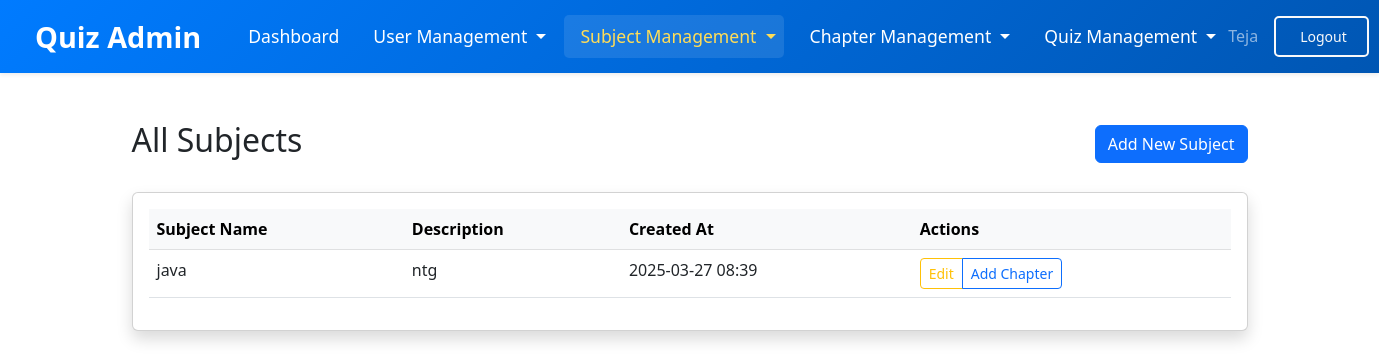
The page /admin/subjects (signed in) on the database as committed earlier.
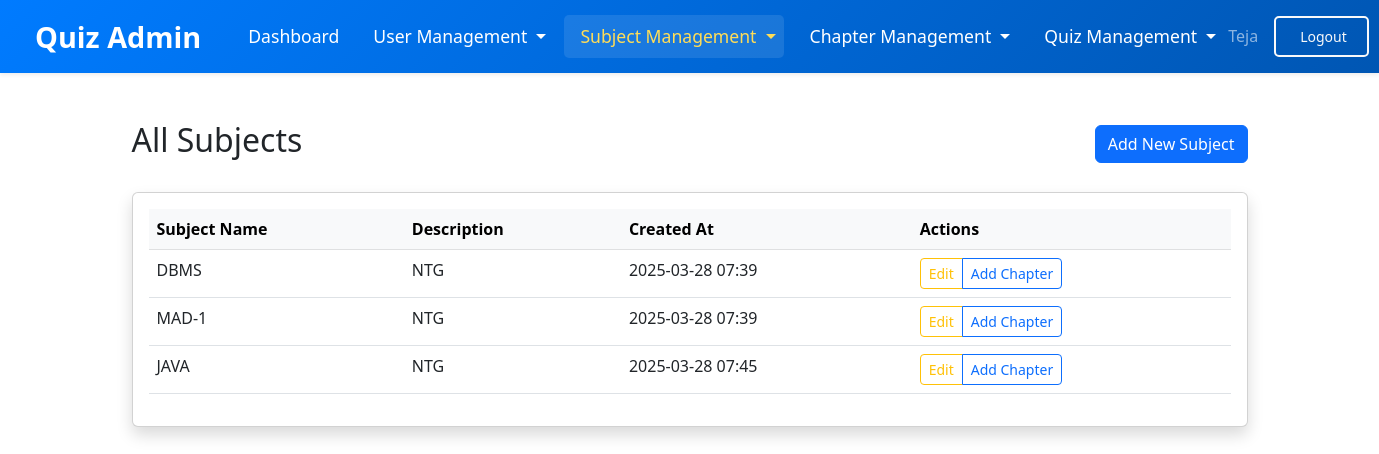
The same page on the database as committed later.
### models/models.py (models this page shows)
class Subject(db.Model , UserMixin):
    __tablename__ = 'subject'
    id = db.Column(db.Integer,primary_key = True , autoincrement=True)
    name = db.Column(db.String(150))
    description = db.Column(db.Text)
    created_time = db.Column(db.DateTime, default=datetime.utcnow)
    chapters = db.relationship('Chapter', backref='subject', lazy=True, cascade='all, delete-orphan')

### models/admin.py (the view)
@admin.route('/subjects', methods=['GET'])
@login_required
@admin_required
def view_all_subjects():
    subjects = Subject.query.all()
    return render_template('admin/view_all_subjects.html', user=current_user, subjects=subjects)

### models/__init__.py (called while the page is built)
def create_app():
    app = Flask(__name__, template_folder=r'C:\Users\DELL\OneDrive\Desktop\quiz-app(final)\quiz-application\templates')
    app.config['SECRET_KEY'] = '24f1005262'
    app.config['SQLALCHEMY_DATABASE_URI'] = f'sqlite:///{DB_NAME}'
    app.config['SQLALCHEMY_TRACK_MODIFICATIONS'] = False
    db.init_app(app)
    l_manager = LoginManager()
    l_manager.login_view = 'auth.login'
    l_manager.init_app(app)
    from .models import User
    @l_manager.user_loader
    def load_user(id):
        return User.query.get(int(id))
    from .auth import auth
    from .views import views
    from .admin import admin
    app.register_blueprint(auth, url_prefix='/')
    app.register_blueprint(views, url_prefix='/')
    app.register_blueprint(admin, url_prefix='/admin')
    create_database(app)
    create_admin(app)
    return app

### models/admin.py (called while the page is built)
def admin_required(f):
    @wraps(f)
    def decorated_function(*args, **kwargs):
        if not current_user.is_authenticated or not current_user.is_admin:
            flash('Access denied. Admin privileges required.', category='error')
            return redirect(url_for('views.home'))
        return f(*args, **kwargs)
    return decorated_function

### templates/admin/view_all_subjects.html (shortened to what this page needs)
{% extends "admin/admin_layout.html" %}
{% block admin_content %}
<div class="container py-4">
    <div class="d-flex justify-content-between align-items-center mb-4">
        <h2>All Subjects</h2>
        <a href="{{ url_for('admin.add_subject') }}" class="btn btn-primary">
             Add New Subject
        </a>
    </div>
    <div class="card shadow">
        <div class="card-body">
            <div class="table-responsive">
                <table class="table table-hover">
                    <thead class="table-light">
                        <tr>
                            <th>Subject Name</th>
                            <th>Description</th>
                            <th>Created At</th>
                            <th>Actions</th>
                        </tr>
                    </thead>
                    <tbody>
                        {% for subject in subjects %}
                        <tr>
                            <td>{{ subject.name }}</td>
                            <td>{{ subject.description }}</td>
                            <td>{{ subject.created_time.strftime('%Y-%m-%d %H:%M') }}</td>
                            <td>
                                <div class="btn-group">
                                    <a href="{{ url_for('admin.edit_subject', subject_id=subject.id) }}" class="btn btn-sm btn-outline-warning">
                                         Edit
                                    </a>
                                    <a href="{{ url_for('admin.add_chapter', subject_id=subject.id) }}" class="btn btn-sm btn-outline-primary">
                                         Add Chapter
                                    </a>
                                </div>
                            </td>
                        </tr>
                        {% endfor %}
                    </tbody>
                </table>
            </div>
        </div>
    </div>
</div>
{% endblock admin_content %}

Rows that differ between the two databases and show on the page:
removed Subject: name "java", description "ntg", created_time "2025-03-27 08:39"
added Subject: name "DBMS", description "NTG", created_time "2025-03-28 07:39"
added Subject: name "MAD-1", description "NTG", created_time "2025-03-28 07:39"
added Subject: name "JAVA", description "NTG", created_time "2025-03-28 07:45"
